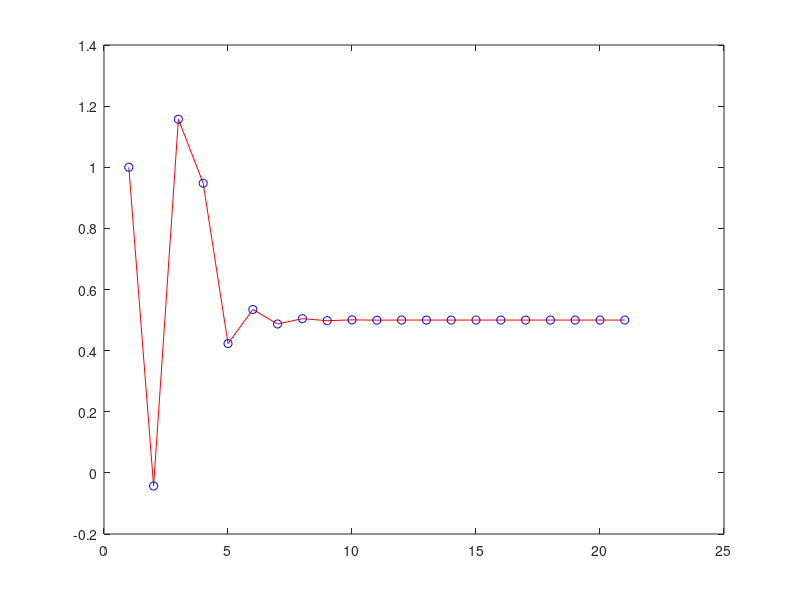

Write MATLAB code to recreate this figure.
clear;clc;
A = [4,-1,1;-1,3,-2;1,-2,3]; n = length(A); TOL = 1e-7;
Ma = zeros(1,n);
for i=1:n
    for j=1:n
        if i==j
            Ma(i) = Ma(i) + A(i,i);
        else
            Ma(i) = Ma(i) + abs(A(i,j));
        end
    end
end
change = max(Ma) + 2; A = A - change*eye(n);
L=eye(n,n); U=zeros(n,n);
for k=1:n
    for j=k:n
        U(k,j)=A(k,j)-sum(L(k,1:k-1).*U(1:k-1,j)');
    end
    for i=k+1:n
        L(i,k)=(A(i,k)-sum(L(i,1:k-1).*U(1:k-1,k)'))/U(k,k);
    end
end
x0 = [1;1;1]; MAXN = 100; mx0 = max(x0);y0 = x0/mx0;
B = mx0;
for CNT = 1:MAXN
    b = y0;
    X=zeros(1,3);Y=zeros(1,3);
    Y(1)=b(1);
    for i=2:n    
        for j=1:i-1
            b(i)=b(i)-L(i,j)*Y(j);
        end
        Y(i)=b(i);
    end
 
    X(n)=Y(n)/U(n,n);
    for i=(n-1):-1:1
        for j=n:-1:i+1
            Y(i)=Y(i)-U(i,j)*X(j);
        end
        X(i)=Y(i)/U(i,i);
    end
    x = X';mx = max(x); y0 = x/mx;
    B(CNT+1) = mx;
    if abs(mx-mx0) < TOL
        fprintf('Answer %f Iteration time %d\n',change-1/mx,CNT)
        disp(x)
        disp(B);
        plot(1:length(B),B,'-r');
        hold on;
        plot(1:length(B),B,'ob');
        return
    end
    x0 = x; mx0 = mx;
end
fprintf('No solution')